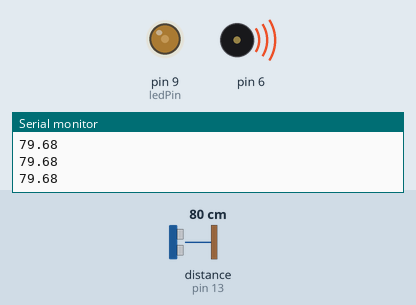
Recording of a sketch running on a simulated Arduino Uno, built with avr-gcc and run on an emulated ATmega328P. Shown: output pins drawn as LEDs (lit = HIGH), buzzer (waves = sounding), the last lines printed to the serial monitor. Wiring (inferred from the names in the program): ultrasonic range finder: trigger pin 11; echo pin 13. The inputs (shaded band) are chosen by the test bench; at power-on: distance to the obstacle (sensor on pin 13) 80 cm. The echo pulse lasts 58.3 µs per cm; pins used as bus, display or sensor lines are not drawn.

Above: at 1.4 s.
1.5 s: distance to the obstacle (sensor on pin 13) set to 2 cm
At 1.75 s:
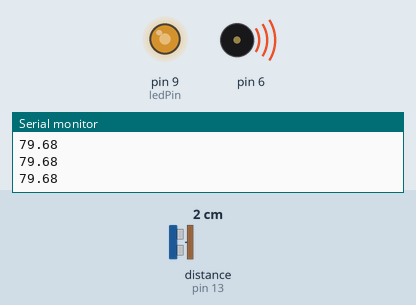
4.8 s: distance to the obstacle (sensor on pin 13) set to 35 cm
At 4.97 s:
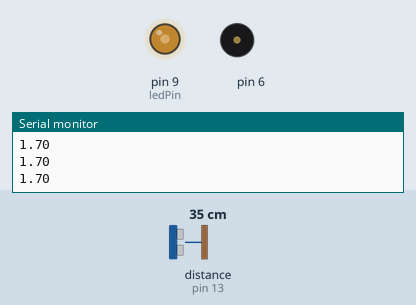
8.1 s: distance to the obstacle (sensor on pin 13) set to 120 cm
11.4 s: distance to the obstacle (sensor on pin 13) set to 4 cm
At 12.22 s:
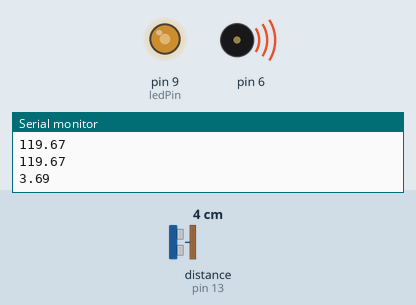
14.7 s: distance to the obstacle (sensor on pin 13) set to 250 cm
18.0 s: distance to the obstacle (sensor on pin 13) set to 9 cm
At 18.8 s:
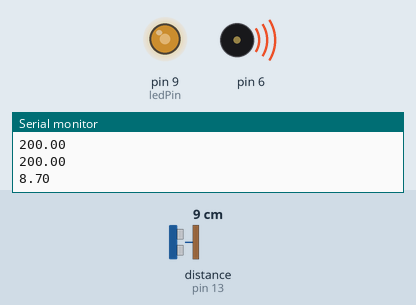
Timing chart, 0 to 22.3 s (numbered marks = the images above; inputs shaded):
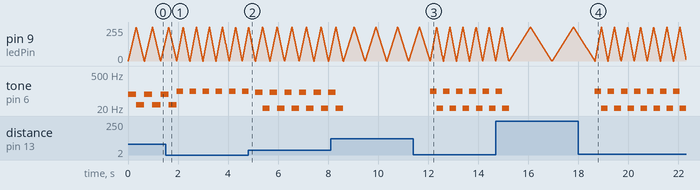

Measured:
- after the input at 11.4 s, tone on pin 6: alternates 99 Hz for 0.26 s and 1 Hz for 0.26 s, starting after 0.68 s
- after the input at 18.0 s, tone on pin 6: alternates 98 Hz for 0.26 s and 2 Hz for 0.26 s, starting after 0.66 s

The sketch:

LiveUnderneath.ino
```cpp
const int ledPin = 9;
int i=0;
const int trigPin = 11;
const int echoPin = 13;
float duration,distance;
int fre;
int de=30;
void setup() {
  // put your setup code here, to run once:
 pinMode(ledPin,OUTPUT);
 Serial.begin(9600);
pinMode(trigPin,OUTPUT);
pinMode(echoPin,INPUT);
}

void loop() {
  // put your main code here, to run repeatedly:
  digitalWrite(trigPin, LOW);
delayMicroseconds(2);
digitalWrite(trigPin, HIGH);
delayMicroseconds(2);
digitalWrite(trigPin, LOW);
duration = pulseIn(echoPin, HIGH);

distance=(duration/2)*0.0343;
distance=constrain(distance,0,200);
de=constrain(int(map(distance,0,200,10,3)),3,10);
fre=constrain(int(map(distance,0,200,100,30)),30,100);
Serial.println(distance);
for(i=0;i<255;i+=de){

  analogWrite(ledPin,i);
  if(distance<100){
  tone(6,fre);
  }else{
    noTone(6);
    }
  delay(10);
  }
  for(i=255;i>0;i-=de){
    analogWrite(ledPin,i);
    if(distance<100){
  tone(6,100-fre);
  }else{
    noTone(6);
    }
    delay(10);
    }
}
```
